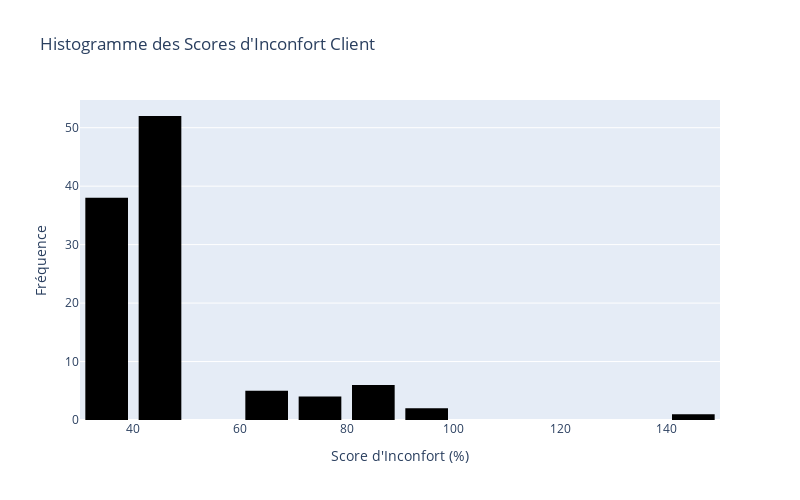

Write notebook code for a chart like this one.
### Code cell
import pandas as pd
import plotly.express as px

# Charger les données
df = pd.read_csv("../data/data_with_critical_keywords_and_discomfort.csv")

# Dictionnaire de pondération pour les types de problèmes (en minuscules)
pondération_problème = {
    "panne": 80,
    "arnaque": 90,
    "attente": 60,
    "retard": 70,
    "problème de facturation": 75,
    "escroquerie": 85,
    "erreur": 65,
    "service client": 70,
    "scandale": 95,
    "mauvaise qualité": 80,
    "problèmes techniques": 85,
    "indisponibilité": 75,
    "rupture de stock": 70,
    "non-réponse": 85,
    "annulation": 80,
    "défaillance": 90,
    "délai": 65,
    "mauvaise communication": 70,
    "inaccessibilité": 80,
    "retour impossible": 75,
    "non-remboursement": 90,
    "déconnexion": 80,
    "fausses informations": 85,
    "problème de connexion": 80,
    "inefficacité": 75,
    "problème de livraison": 85,
    "réclamation non traitée": 90,
    "garantie non respectée": 85,
    "manque d'information": 70,
    "vol": 95,
    "disponibilité réduite": 80,
    "incapacité de contact": 85,
    "incompétence": 90,
    "désagrément": 75,
    "insatisfaction": 80,
    "problème d'accès": 70,
    "absence de solution": 90,
    "expérience négative": 85,
    "problème de paiement": 80,
    "mauvaise gestion": 85,
    "démarchage abusif": 90,
    "escroquerie en ligne": 95,
    "service déplorable": 90,
    "annulation de commande": 85,
    "non-conformité": 90,
    "mensonge": 90,
    "injustices": 95,
    "manque de réactivité": 75,
    "problème de stockage": 80,
    "perte de données": 90,
    "mauvaise expérience utilisateur": 85,
    "erreur système": 80,
    "problème de sécurité": 95,
    "irrespect": 85,
    "problème de commande": 75,
    "mauvaise explication": 70,
    "violence verbale": 90,
    "problème d'intervention": 80,
    "désactivation": 85,
    "service saturé": 75,
    "annulation de réservation": 80,
    "injustice": 90
}

# Dictionnaire de pondération des sentiments
pondération_sentiment = {
    "positive": 10,
    "negative": 90,
    "neutral": 50
}

# Fonction pour calculer le score d'inconfort
def calculer_inconfort(tweet, sentiment):
    score_inconfort = 0
    
    # Recherche des mots-clés de problème dans le tweet et ajustement du score
    score_inconfort += sum(pondération_problème.get(problème, 0) for problème in pondération_problème if problème in tweet.lower())
    
    # Appliquer la pondération du sentiment
    score_inconfort *= pondération_sentiment.get(sentiment, 50) / 100

    return score_inconfort

# Convertir les valeurs de 'sentiment_class' en minuscules
df['sentiment_class'] = df['sentiment_class'].str.lower()

# Appliquer la fonction pour calculer l'inconfort
df['inconfort'] = df.apply(lambda row: calculer_inconfort(row['full_text'], row['sentiment_class']), axis=1)

# Filtrer les valeurs nulles ou égales à 0 dans 'inconfort'
df_filtered = df[df['inconfort'].notnull() & (df['inconfort'] > 0)]

# Sauvegarder les résultats dans un nouveau fichier CSV
df.to_csv("../data/data_with_critical_keywords_and_discomfort_with_inconfort.csv", index=False)

# Créer un histogramme avec Plotly
fig = px.histogram(df_filtered, 
                   x='inconfort', 
                   nbins=20,  # Ajuster le nombre de bacs pour l'histogramme
                   title="Histogramme des Scores d'Inconfort Client",
                   labels={'inconfort': 'Score d\'Inconfort (%)'})

# Mettre à jour les couleurs du graphique avec une palette différente
fig.update_traces(marker=dict(color=df_filtered['inconfort'], 
                              colorscale='Plasma'))  # Changer la palette à "Plasma"

# Afficher le graphique
fig.update_layout(
    xaxis_title="Score d'Inconfort (%)",
    yaxis_title="Fréquence",
    bargap=0.2,  # Espacement entre les barres
    template="plotly",  # Thème Plotly
    width=800,  # Largeur du graphique
    height=500  # Hauteur du graphique
)

fig.show()

### Figure 1 — Plotly figure (JSON) as saved in the notebook; plotly's stock layout.template omitted (floating-point values rounded to 4 significant figures)
{"data": [{"alignmentgroup": "True", "bingroup": "x", "hovertemplate": "Score d'Inconfort (%)=%{x}<br>count=%{y}<extra></extra>", "legendgroup": "", "marker": {"color": [65, 47.5, 75, 47.5, 35, 47.5, 40, 35, 40, 45, 47.5, 40, 45, 35, 72.5, 40, 35, 32.5, 32.5, 47.5, 140, 67.5, 47.5, 35, 47.5, 45, 40, 32.5, 47.5, 47.5, 47.5, 47.5, 45, 47.5, 47.5, 45, 45, 80, 47.5, 87.5, 82.5, 87.5, 47.5, 35, 67.5, 32.5, 35, 40, 80, 45, 32.5, 45, 47.5, 80, 42.5, 40, 47.5, 45, 30, 30, 30, 47.5, 30, 32.5, 47.5, 47.5, 30, 35, 35, 30, 35, 32.5, 32.5, 35, 35, 32.5, 47.5, 77.5, 92.5, 35, 32.5, 40, 47.5, 47.5, 77.5, 32.5, 45, 35, 47.5, 45, 47.5, 35, 42.5, 40, 35, 47.5, 35, 35, 35, 67.5, 40, 67.5, 47.5, 30, 47.5, 40, 35, 92.5], "colorscale": [[0, "#0d0887"], [0.1111, "#46039f"], [0.2222, "#7201a8"], [0.3333, "#9c179e"], [0.4444, "#bd3786"], [0.5556, "#d8576b"], [0.6667, "#ed7953"], [0.7778, "#fb9f3a"], [0.8889, "#fdca26"], [1, "#f0f921"]], "pattern": {"shape": ""}}, "name": "", "nbinsx": 20, "offsetgroup": "", "orientation": "v", "showlegend": false, "type": "histogram", "x": [65, 47.5, 75, 47.5, 35, 47.5, 40, 35, 40, 45, 47.5, 40, 45, 35, 72.5, 40, 35, 32.5, 32.5, 47.5, 140, 67.5, 47.5, 35, 47.5, 45, 40, 32.5, 47.5, 47.5, 47.5, 47.5, 45, 47.5, 47.5, 45, 45, 80, 47.5, 87.5, 82.5, 87.5, 47.5, 35, 67.5, 32.5, 35, 40, 80, 45, 32.5, 45, 47.5, 80, 42.5, 40, 47.5, 45, 30, 30, 30, 47.5, 30, 32.5, 47.5, 47.5, 30, 35, 35, 30, 35, 32.5, 32.5, 35, 35, 32.5, 47.5, 77.5, 92.5, 35, 32.5, 40, 47.5, 47.5, 77.5, 32.5, 45, 35, 47.5, 45, 47.5, 35, 42.5, 40, 35, 47.5, 35, 35, 35, 67.5, 40, 67.5, 47.5, 30, 47.5, 40, 35, 92.5], "xaxis": "x", "yaxis": "y"}], "layout": {"bargap": 0.2, "barmode": "relative", "height": 500, "legend": {"tracegroupgap": 0}, "title": {"text": "Histogramme des Scores d'Inconfort Client"}, "width": 800, "xaxis": {"anchor": "y", "domain": [0, 1], "title": {"text": "Score d'Inconfort (%)"}}, "yaxis": {"anchor": "x", "domain": [0, 1], "title": {"text": "Fréquence"}}}}
